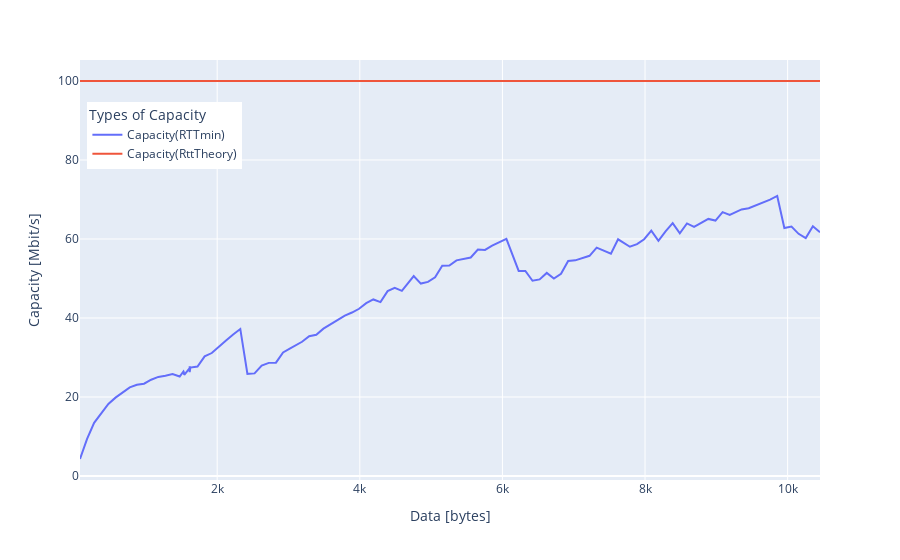

Source (notebook cell):
### Code cell
#STAMPA CAPACITA'

fig2 = px.line(x=lenght,
            y= [Speed, SpeedTheory],
            #y=[Speed, SpeedTheory, SpeedTheorySwitch],
            labels=dict(x="Data [bytes]", value="Capacity [Mbit/s]", variable="Types of Capacity"))

#newnamesFig2 = {'wide_variable_0':'Capacity(RTTmin)', 'wide_variable_1':'Capacity(RttTheory)', 'wide_variable_2':'Capacity(RttTheorySwitch)'}
newnamesFig2 = {'wide_variable_0':'Capacity(RTTmin)', 'wide_variable_1':'Capacity(RttTheory)'}
fig2.for_each_trace(lambda t: t.update(name = newnamesFig2[t.name],
                                      legendgroup = newnamesFig2[t.name],
                                      hovertemplate = t.hovertemplate.replace(t.name, newnamesFig2[t.name])
                                     )
                  )

fig2.update_layout(legend=dict(
    yanchor="top",
    y=0.90,
    xanchor="left",
    x=0.01
))

fig2.show()

### Figure 1 — Plotly figure (JSON) as saved in the notebook; plotly's stock layout.template omitted (floating-point values rounded to 4 significant figures; data arrays with more than 128 entries replaced by an {"elided": "..."} marker saying what was removed)
{"data": [{"hovertemplate": "Types of Capacity=Capacity(RTTmin)<br>Data [bytes]=%{x}<br>Capacity [Mbit/s]=%{y}<extra></extra>", "legendgroup": "Capacity(RTTmin)", "line": {"color": "#636efa", "dash": "solid"}, "marker": {"symbol": "circle"}, "mode": "lines", "name": "Capacity(RTTmin)", "orientation": "v", "showlegend": true, "type": "scatter", "x": {"elided": "131 int values"}, "xaxis": "x", "y": {"elided": "131 float values"}, "yaxis": "y"}, {"hovertemplate": "Types of Capacity=Capacity(RttTheory)<br>Data [bytes]=%{x}<br>Capacity [Mbit/s]=%{y}<extra></extra>", "legendgroup": "Capacity(RttTheory)", "line": {"color": "#EF553B", "dash": "solid"}, "marker": {"symbol": "circle"}, "mode": "lines", "name": "Capacity(RttTheory)", "orientation": "v", "showlegend": true, "type": "scatter", "x": {"elided": "131 int values"}, "xaxis": "x", "y": {"elided": "131 float values"}, "yaxis": "y"}], "layout": {"legend": {"title": {"text": "Types of Capacity"}, "tracegroupgap": 0, "x": 0.01, "xanchor": "left", "y": 0.9, "yanchor": "top"}, "margin": {"t": 60}, "xaxis": {"anchor": "y", "domain": [0, 1], "title": {"text": "Data [bytes]"}}, "yaxis": {"anchor": "x", "domain": [0, 1], "title": {"text": "Capacity [Mbit/s]"}}}}
